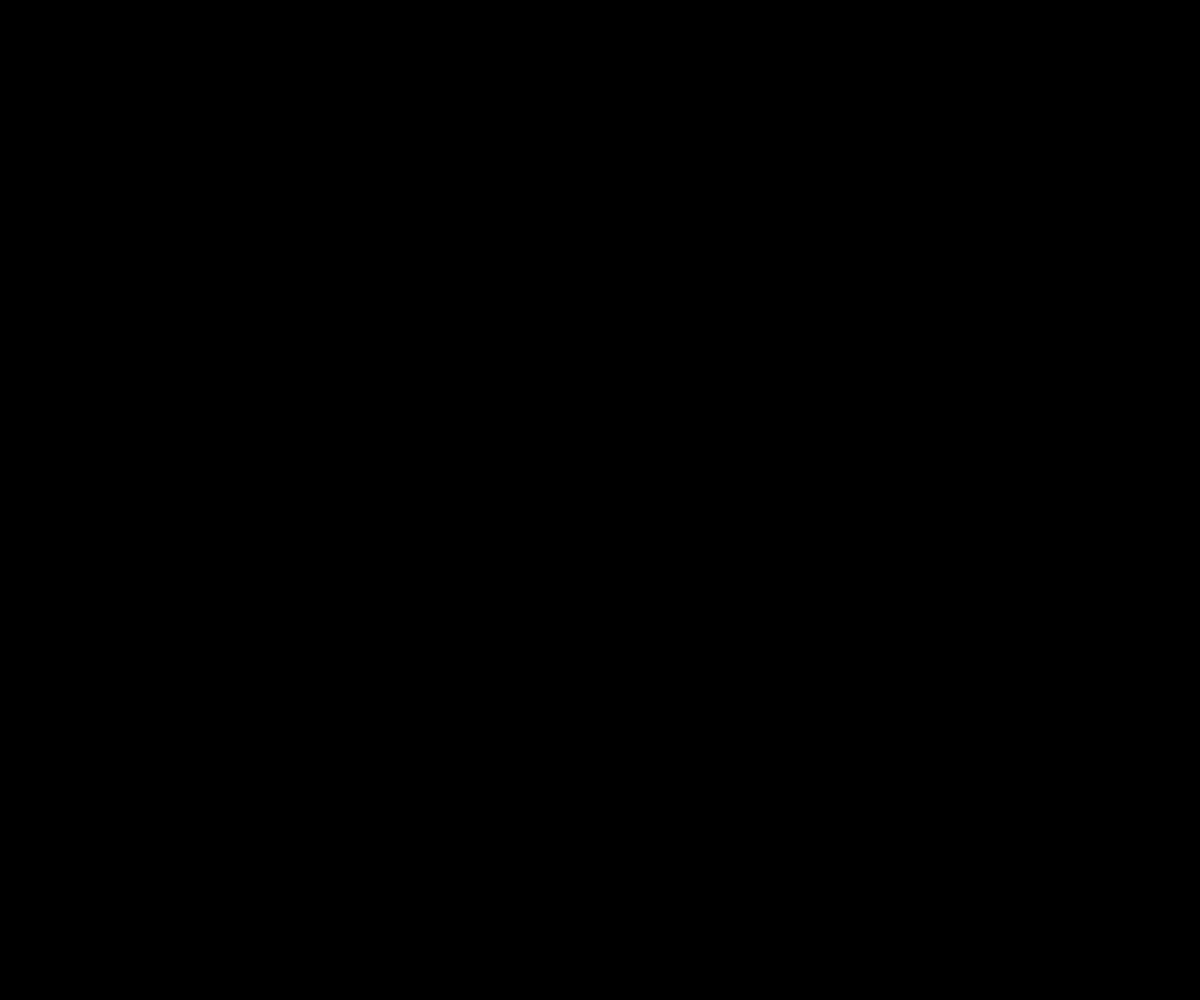
Frame 1 (no input)
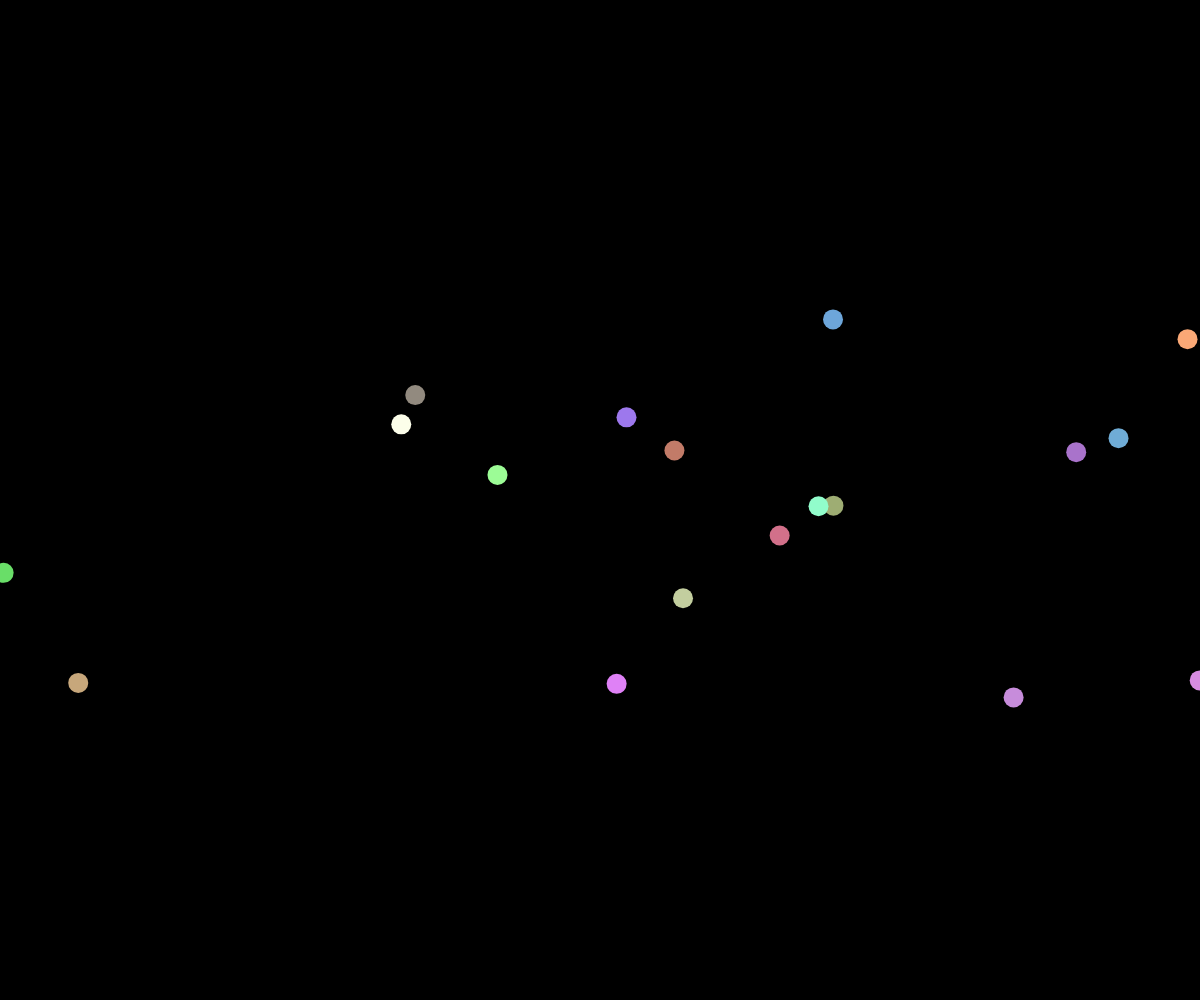
Frame 60 (no input)
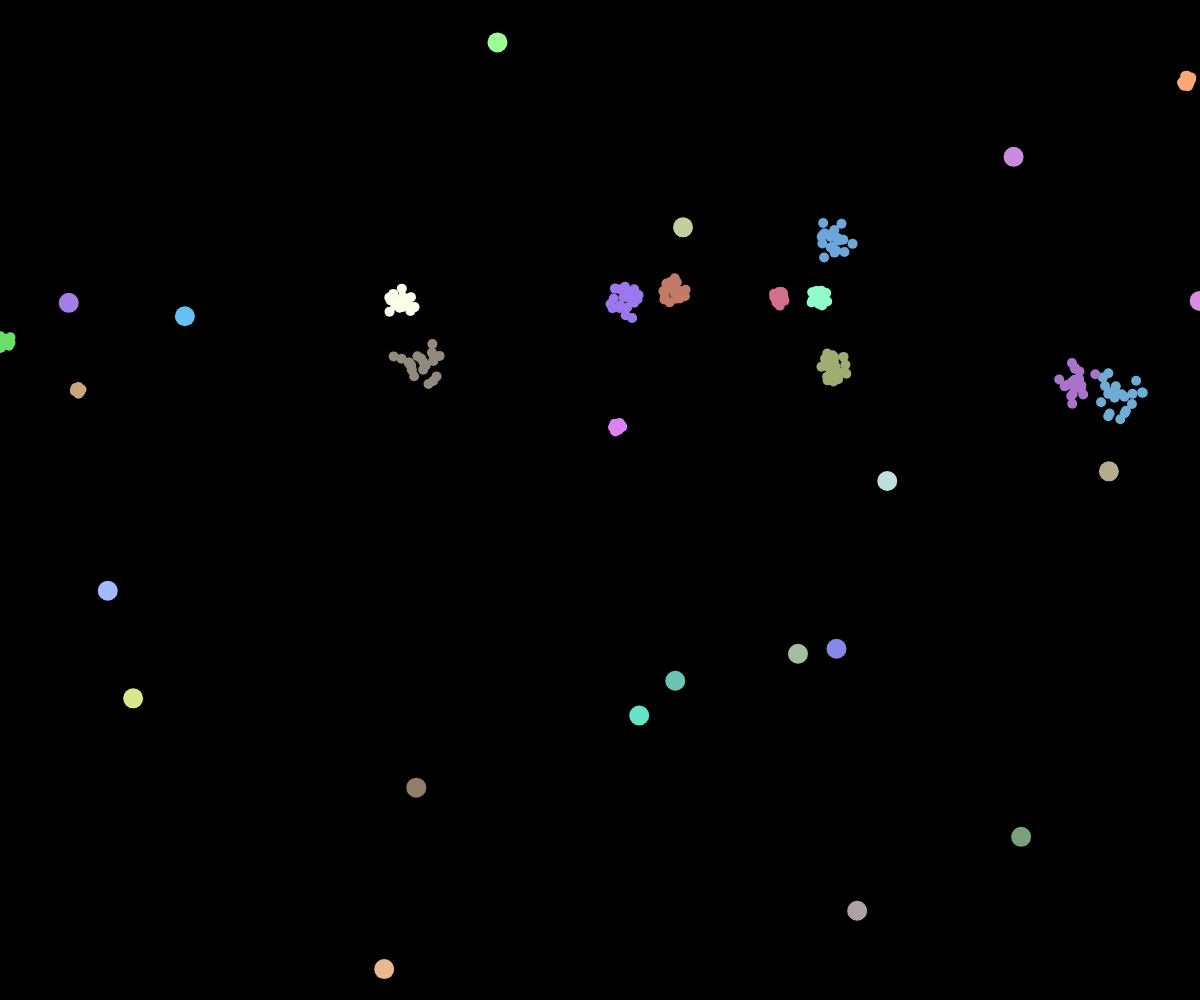
Frame 120 (the mouse pressed at the canvas centre since frame 60)

The p5.js sketch that drew these frames (run headless with seeded random() and noise() and a simulated clock; from frame 60 on, the mouse is pressed at the canvas centre):

// p5.js sketch
// ── sketch.js
var particles = [];
var prob_particle;
var min_speed = -15;

function setup() {
	createCanvas(windowWidth, windowHeight);
	prob_particle = 0.3;
}

function createParticleAtRandom(prob) {
	var createParticle = random(0, 1) < prob;
	if (createParticle) {
		createNewParticle();
	}
}

function createNewParticle(pos, color) {
	var vel, particle;
	if (pos) {
		vel = p5.Vector.random2D();
		vel.mult(random(0.1, 0.7));
		particle = new Particle(pos.x, pos.y, vel, true, color);
	} else {
		vel = createVector(0, random(min_speed, min_speed - 5));
		particle = new Particle(random (0, width), height, vel, false, color);
	}
	
	particles.push(particle);
}

function showParticles() {
	particles.forEach(function(particle) {
		particle.update();
		particle.show();
	});
}

function burstParticles() {
	for (var i = particles.length - 1; i >= 0; i--) {
		if (particles[i].reachedTop()) {
			for (var j = particles[i].pieces; j >= 0; j--) {
				createNewParticle(particles[i].pos, particles[i].color);
			}
			particles.splice(i, 1);
		}
	}
}

function dissolveParticles() {
	for (var i = particles.length - 1; i >= 0; i--) {
		if (particles[i].burstParticle) {
			if (particles[i].life > particles[i].lifeSpan) {
				particles.splice(i, 1);
			}
		}
	}
}

function draw() {
	colorMode(RGB, 255);
	background(0);

	dissolveParticles();
	
	burstParticles();
	
	createParticleAtRandom(prob_particle);	

	showParticles();
}
// ── particle.js
function Particle(x, y, v, isBurst, color) {
	this.pos = createVector(x, y);
	this.vel = createVector(v.x, v.y);
	this.acc = createVector(0, 0.2);
	this.r = 10;
	this.pieces = 20;
	this.burstParticle = isBurst;
	this.life = 0;
	this.lifeSpan = random(50, 100);

	if (color) {
		this.color = {
			R: color.R,
			G: color.G,
			B: color.B
		};
	} else {
		this.color = {
			R: random(100, 255),
			G: random(100, 255),
			B: random(100, 255)
		};
	}
	
	if (this.burstParticle) {
		this.acc.mult(0.1);
		this.r /= 2;
	}

	this.update = function() {
		this.vel.add(this.acc);
		this.pos.add(this.vel);

		if (this.burstParticle) {
			this.life++;
		}
	}

	this.show = function() {
		push();
		noStroke();
		fill(this.color.R, this.color.G, this.color.B);
		ellipse(this.pos.x, this.pos.y, this.r * 2);
		pop();
	}

	this.reachedTop = function() {
		return !this.burstParticle && (-this.vel.y < this.acc.y);
	}
}
